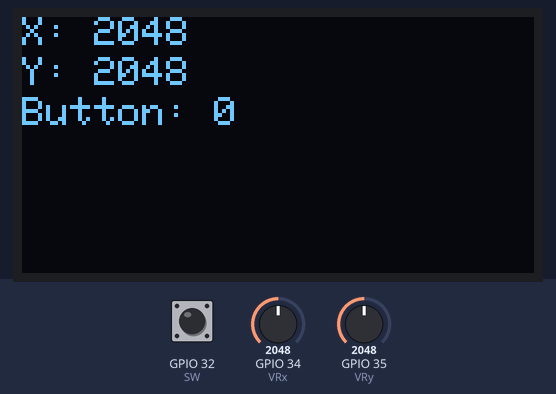
The sketch below on a simulated ESP32. Parts: 128×64 one-colour display. Inputs (shaded band) come from the test bench; at power-on: GPIO 34 (VRx) = 2048, GPIO 35 (VRy) = 2048, GPIO 32 (SW) HIGH. What the sketch prints to the serial monitor is not drawn.

Above: at 1.2 s.
1.3 s: GPIO 34 (VRx) set to 2866
At 2.5 s:
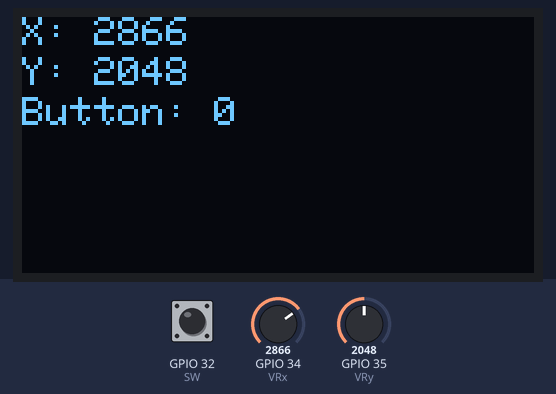
2.8 s: GPIO 35 (VRy) set to 2866
At 3.2 s:
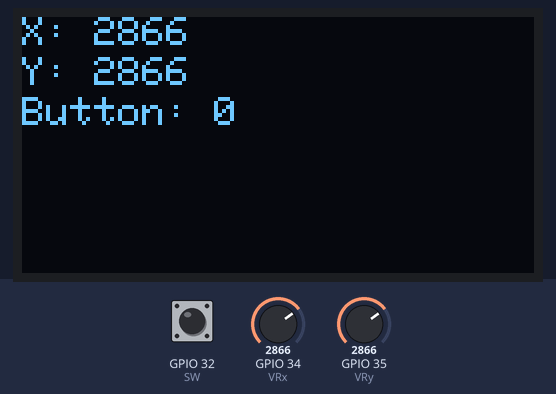
4.3 s: GPIO 32 (SW) pulled LOW for 0.15 s
At 4.42 s:
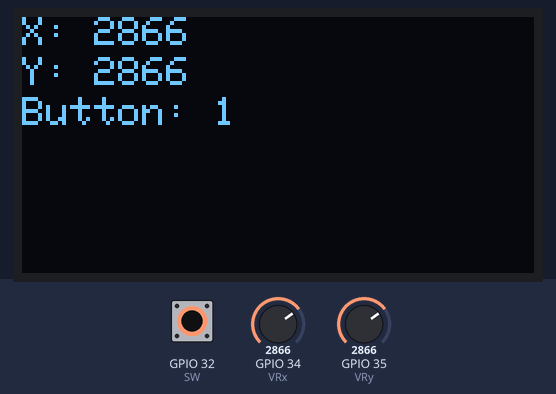
5.9 s: GPIO 34 (VRx) set to 3603
At 7.2 s:
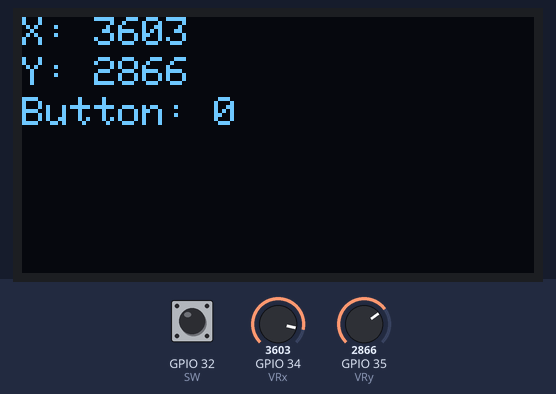
7.5 s: GPIO 32 (SW) pulled LOW for 1 s
At 8.3 s:
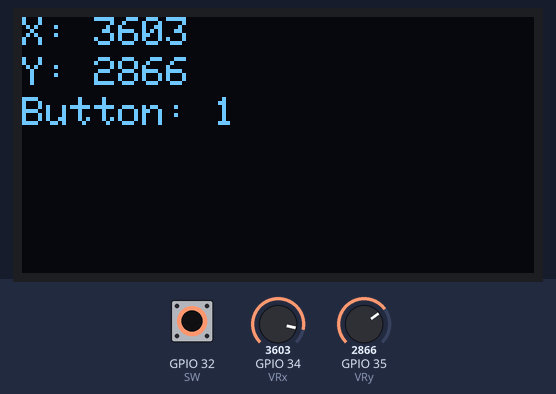
10.0 s: GPIO 35 (VRy) set to 3603
At 10.5 s:
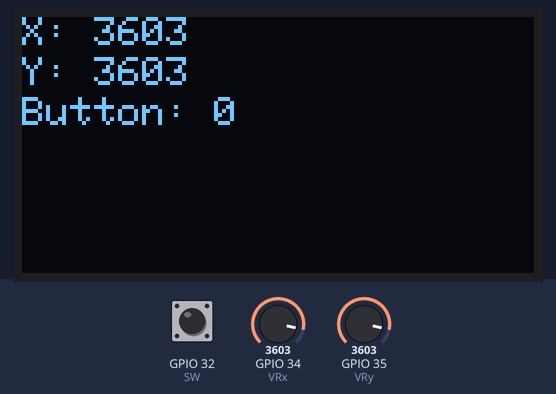
Timing chart, 0 to 12.5 s (numbered marks = the images above; inputs shaded):
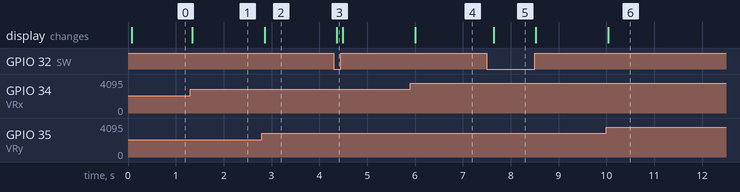

Measured:
- after the input at 1.3 s, the display: changes at once (image 1)
- after the input at 2.8 s, the display: changes after 0.05 s (image 2)
- after the input at 4.3 s, the display: changes after 0.07 s (image 3)
- after the input at 5.9 s, the display: changes after 0.11 s (image 4)
- after the input at 7.5 s, the display: changes after 0.14 s (image 5)
- after the input at 10.0 s, the display: changes at once (image 6)

The sketch:

P1_CONTROL.ino
```cpp
#include <Wire.h>
#include <Adafruit_GFX.h>
#include <Adafruit_SSD1306.h>

#define SCREEN_WIDTH 128 // Độ rộng của màn hình OLED
#define SCREEN_HEIGHT 64 // Chiều cao của màn hình OLED

// Địa chỉ I2C của màn hình OLED, thường là 0x3C hoặc 0x3D
#define OLED_RESET    -1
#define SCREEN_ADDRESS 0x3C

// Khai báo chân cho joystick
int VRx = 34; // Chân kết nối với VRx
int VRy = 35; // Chân kết nối với VRy
int SW = 32;  // Chân kết nối với SW

// Khai báo màn hình OLED SSD1306
Adafruit_SSD1306 display(SCREEN_WIDTH, SCREEN_HEIGHT, &Wire, OLED_RESET);

void setup() {
  // Khởi động Serial Monitor để debug
  Serial.begin(115200);

  // Khởi tạo màn hình OLED
  if(!display.begin(SSD1306_SWITCHCAPVCC, SCREEN_ADDRESS)) {
    Serial.println(F("SSD1306 allocation failed"));
    for(;;); // Dừng chương trình nếu không khởi tạo được màn hình
  }

  display.clearDisplay(); // Xóa màn hình lần đầu
  display.display(); // Cập nhật màn hình lần đầu

  // Cấu hình chân cho joystick
  pinMode(SW, INPUT_PULLUP); // Cấu hình chân SW như input với pull-up
}

void loop() {
  // Đọc giá trị từ joystick
  int xValue = analogRead(VRx); // Đọc giá trị trục X từ chân GPIO 34
  int yValue = analogRead(VRy); // Đọc giá trị trục Y từ chân GPIO 35
  int buttonState = digitalRead(SW); // Đọc trạng thái nút nhấn từ chân GPIO 32

  // Ghi dữ liệu lên Serial Monitor
  Serial.print("X: ");
  Serial.print(xValue);
  Serial.print(" | Y: ");
  Serial.print(yValue);
  Serial.print(" | Button: ");
  Serial.println(!buttonState); // !buttonState đảo ngược giá trị, LOW khi nhấn, HIGH khi thả

  // Hiển thị dữ liệu lên màn hình OLED
  printJoystickData(xValue, yValue, !buttonState);

  delay(100); // Chờ 100ms trước khi đọc lại
}

// Chương trình con để hiển thị dữ liệu joystick lên màn hình OLED
void printJoystickData(int x, int y, int button) {
  display.clearDisplay(); // Xóa nội dung hiện tại trên màn hình
  display.setTextSize(1); // Cỡ chữ
  display.setTextColor(SSD1306_WHITE); // Màu chữ (trắng)

  // In giá trị trục X lên dòng đầu tiên
  display.setCursor(0, 0); // Đặt vị trí con trỏ ở dòng đầu tiên
  display.print("X: ");
  display.println(x);

  // In giá trị trục Y lên dòng thứ hai
  display.setCursor(0, 10); // Đặt vị trí con trỏ ở dòng thứ hai
  display.print("Y: ");
  display.println(y);

  // In trạng thái nút nhấn lên dòng thứ ba
  display.setCursor(0, 20); // Đặt vị trí con trỏ ở dòng thứ ba
  display.print("Button: ");
  display.println(button);

  display.display(); // Cập nhật nội dung mới lên màn hình
}
```
